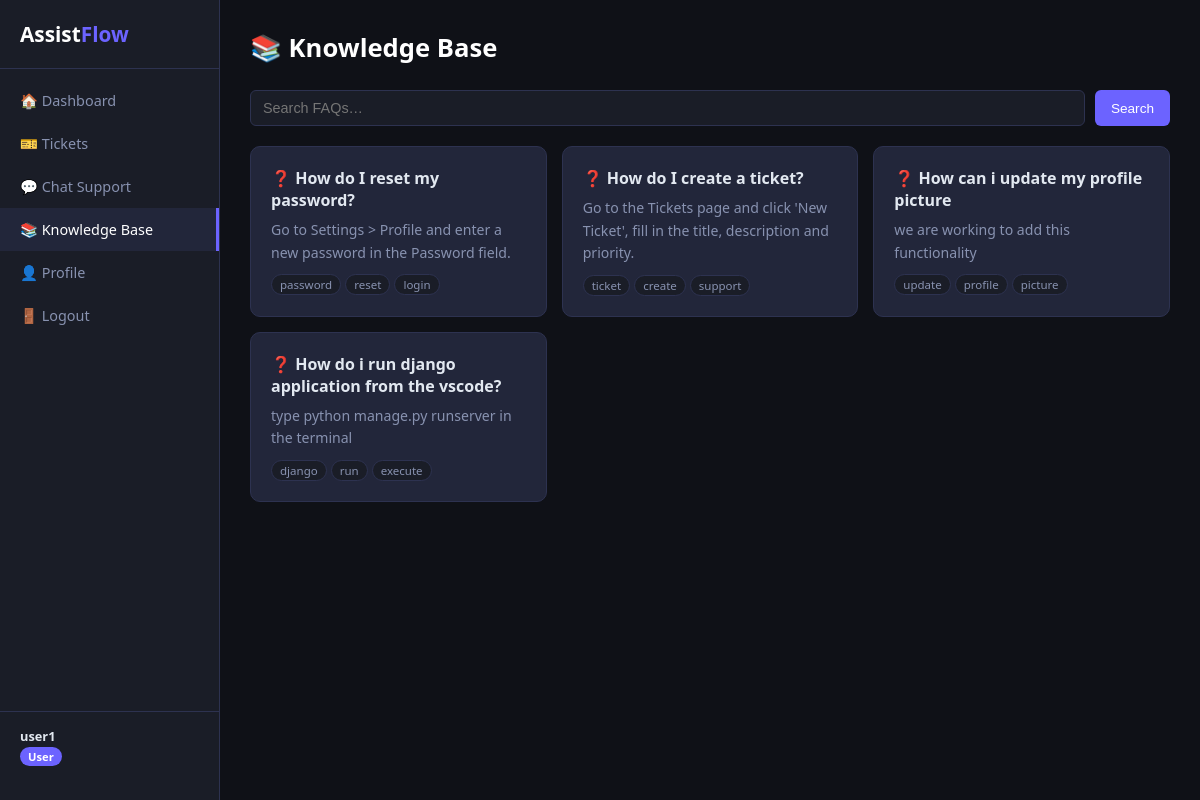
/kb/ (signed in), run on an earlier commit of the app's database.
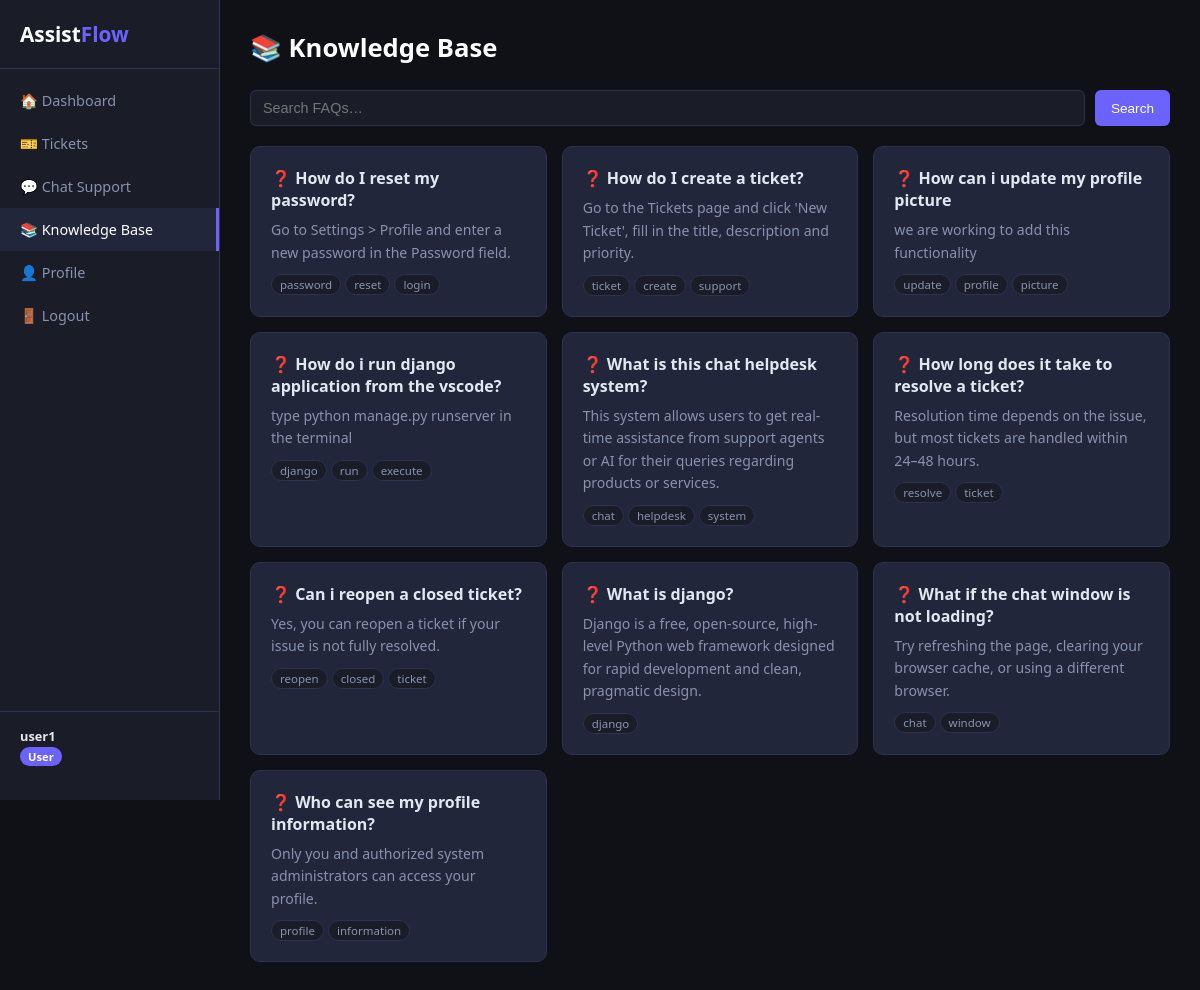
And on a later commit of the database.
### core/models.py (models this page shows, shortened)
class KnowledgeBase(models.Model):
    question = models.CharField(max_length=300)
    answer = models.TextField()
    keywords = models.CharField(max_length=300, blank=True, help_text="Comma-separated keywords")
    created_at = models.DateTimeField(auto_now_add=True)

### core/views.py (the view)
# urls.py: path('kb/', views.kb_view, name='knowledge_base'),
@login_required
def kb_view(request):
    q = request.GET.get('q', '')
    entries = KnowledgeBase.objects.filter(
        Q(question__icontains=q) | Q(answer__icontains=q) | Q(keywords__icontains=q)
    ) if q else KnowledgeBase.objects.all()
    return render(request, 'core/knowledge_base.html', {'entries': entries, 'q': q})

### core/templates/core/knowledge_base.html (shortened to what this page needs)
{% extends 'core/base.html' %}
{% block content %}
<div style="display:flex;align-items:center;justify-content:space-between;margin-bottom:25px;flex-wrap:wrap;gap:10px">
  <div class="page-title" style="margin:0">📚 Knowledge Base</div>
</div>
<form method="get" style="margin-bottom:20px;display:flex;gap:10px;flex-wrap:wrap">
  <input type="text" name="q" value="{{ q }}" placeholder="Search FAQs…" style="flex:1;min-width:180px">
  <button class="btn" type="submit">Search</button>
</form>
<div style="display:grid;grid-template-columns:repeat(auto-fill,minmax(290px,1fr));gap:15px">
  {% for e in entries %}
  <div class="card" style="position:relative">
    <div style="font-weight:600;margin-bottom:8px;padding-right:{% if user.role == 'admin' %}50px{% else %}0{% endif %}">❓ {{ e.question }}</div>
    <div style="color:var(--muted);font-size:.88rem;line-height:1.6">{{ e.answer }}</div>
    {% if e.keywords %}
    <div style="margin-top:10px;display:flex;flex-wrap:wrap;gap:4px">
      {% for kw in e.keywords.split %}
      <span style="background:var(--surface);border:1px solid var(--border);padding:2px 8px;border-radius:20px;font-size:.72rem;color:var(--muted)">{{ kw }}</span>
      {% endfor %}
    </div>
    {% endif %}
  </div>
  {% empty %}
  <div style="grid-column:1/-1;text-align:center;color:var(--muted);padding:60px 0">
    {% if q %}No results for "<strong>{{ q }}</strong>".{% else %}No FAQs yet. Add one!{% endif %}
  </div>
  {% endfor %}
</div>
{% endblock %}

What changed in the data, as far as the page shows it:
added KnowledgeBase: question "What is this chat helpdesk system?", answer "This system allows users to get real-time assistance from support agents or AI for their queries regarding products or services.", split "chat" "helpdesk" "system"
added KnowledgeBase: question "How long does it take to resolve a ticket?", answer "Resolution time depends on the issue, but most tickets are handled within 24–48 hours.", split "resolve" "ticket"
added KnowledgeBase: question "Can i reopen a closed ticket?", answer "Yes, you can reopen a ticket if your issue is not fully resolved.", split "reopen" "closed" "ticket"
added KnowledgeBase: question "What is django?", answer "Django is a free, open-source, high-level Python web framework designed for rapid development and clean, pragmatic design.", split "django"
added KnowledgeBase: question "What if the chat window is not loading?", answer "Try refreshing the page, clearing your browser cache, or using a different browser.", split "chat" "window"
added KnowledgeBase: question "Who can see my profile information?", answer "Only you and authorized system administrators can access your profile.", split "profile" "information"
